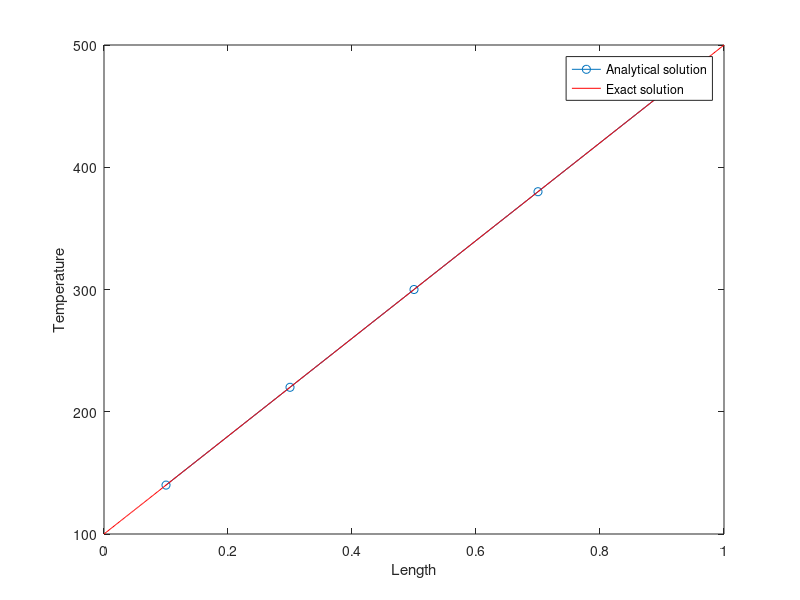

Recreate this plot in MATLAB.
%Steady State 1D Heat Conduction without Source -> using Finite Volume Method (FVM)

clear all; clc;

%Following SI Units
%Known Values
L = 1; %Length of the domain (or rod in this example)
n = 5; %Number of control volumes considered
dx = L/n; %Grid spacing; %Assumed Uniform Grid Spacing

%Thermal Conductivity - Assumed constant throught the domain
ke = 1000;
kw = 1000;

%Boundary Conditions
%Temperature in Degree Celsius
TA = 100;
TB = 500;

%Calculated Constants
aw = kw/dx;
ae = ke/dx;

%Mesh Creation
x = dx/2:dx:L;
N = length(x);

%Matrices creation
A = zeros(N,N); %Coefficient Matrix
B = zeros(N,1); %Constants' Matrix

%Algorithm
for i=1:N
    if x(i) == min(x) %For Boundary Node-1 (Left most Node)
        A(i,i) = ae + 2*(kw/dx);
        A(i,i+1) = -ae;
        b(i,1) = 2*(kw/dx)*TA;
    elseif x(i) == max(x) %For Boundary Node-2 (Right most Node)
        A(i,i) = aw + 2*(ke/dx);
        A(i,i-1) = -aw;
        b(i,1) = 2*(ke/dx)*TB;
    else %For all Internal Nodes
        A(i,i) = ae + aw;
        A(i,i+1) = -ae;
        A(i,i-1) = -aw;
    end
end

%Final results
A %Coefficient Tri-Diagonal Matrix
b %Constant Matrix
T = A\b %Displays the Temperature matrix after solving

%Plots and Comparison between Analytical and Exact solution curves
y = linspace(0,L,500);
Te = ((TB-TA)/L)*y + TA; %Exact solution for Temperature
plot(x,T,'o-',y,Te,'r')
xlabel('Length')
ylabel('Temperature')
legend('Analytical solution','Exact solution')
